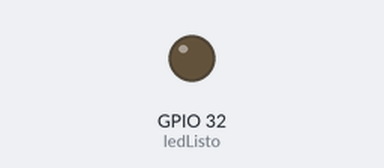
A sketch run on a simulated ESP32. Shown: output pins drawn as LEDs (lit = HIGH). Storage starts empty; random numbers use the default seed unless the sketch sets one; what the sketch prints to the serial monitor is not drawn.

Above: at 0.0 s.
Timing chart, 0 to 3.5 s (numbered marks = the images above):
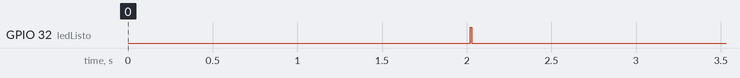

The sketch:

SDFuncional.ino
```cpp
/*
Codigo funcional de la SD, el codigo se conecta a la sd y genera un archivo almacenando una variable aleatoria 20 veces
*/

#include <SPI.h>
#include <SD.h>

File myFile;
const int CS = 5;
const int ledListo = 32;

void WriteFile(const char * path, const char * message){
  // open the file. note that only one file can be open at a time,
  // so you have to close this one before opening another.
  myFile = SD.open(path, FILE_WRITE);
  // if the file opened okay, write to it:
  if (myFile) {
    Serial.printf("Writing to %s ", path);
    myFile.println(message);
    myFile.println("Latitud, Longitud, Altitud, Angulo, Velocidad"); // write number to file
    for (int i = 0; i <= 30; i++) {
      float variable = random(1000)/100.0; // generate random number between 0 and 9
      myFile.println(String(variable));

    }
    myFile.close(); // close the file:
    Serial.println("completed.");
    digitalWrite(ledListo, LOW);
  }
  // if the file didn't open, print an error:
  else {
    Serial.println("error opening file ");
    Serial.println(path);
  }
}


void ReadFile(const char * path){
  // open the file for reading:
  myFile = SD.open(path);
  if (myFile) {
     Serial.printf("Reading file from %s\n", path);
     // read from the file until there's nothing else in it:
    while (myFile.available()) {
      Serial.write(myFile.read());
    }
    myFile.close(); // close the file:
  }
  else {
    // if the file didn't open, print an error:
    Serial.println("error opening test.txt");
  }
}

void setup() {
  Serial.begin(9600);    // Set serial baud rate to 9600
  pinMode(ledListo, OUTPUT);
  delay(2000);
  while (!Serial) { ; }  // wait for serial port to connect. Needed for native USB port only
  Serial.println("Initializing SD card...");
  if (!SD.begin(CS)) {
    Serial.println("initialization failed!");
    return;
  }
  Serial.println("initialization done.");
  digitalWrite(ledListo, HIGH);
  WriteFile("/SDOperacional.txt", "Datos almacenados:");
  //ReadFile("/SDOperacional.txt");
}

void loop() {
  // nothing happens after setup
}
```
